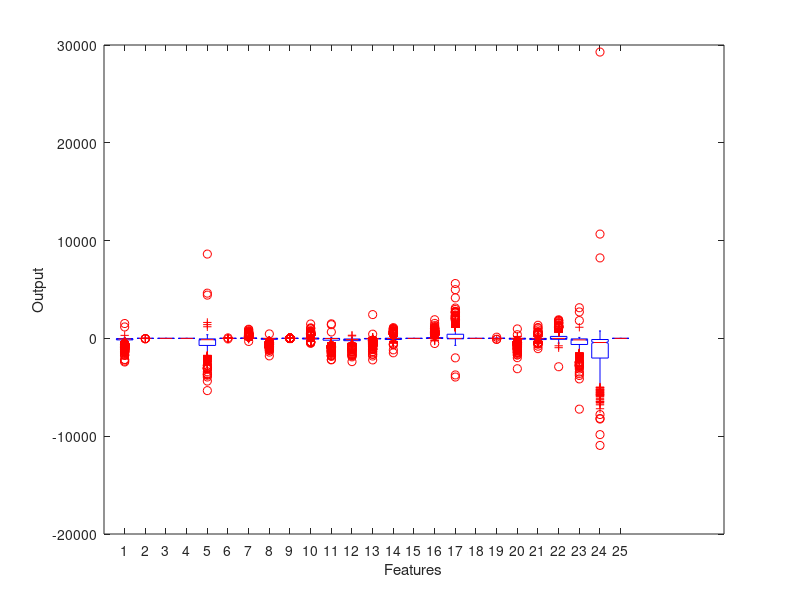

This chart was generated by the following MATLAB code: (Note: this script raises an error after producing the figure.)
% Written by Diego Antognini & Jason Racine, EPFL 2015
% all rights reserved

clear all;
close all;
load('Sydney_classification.mat');

y = y_train;
X = X_train;
N = length(y);

%% Plot of output
f1 = figure;
boxplot(X,'notch','on');
xlabel('Features');
ylabel('Output');
% saveas(f1, 'plots/general/boxplot_unnormalized.jpg');

%% Plot of normalized output
f2 = figure;
boxplot(normalizedData(X),'notch','on');
xlabel('Features');
ylabel('Output');
% saveas(f2, 'plots/general/boxplot_normalized.jpg');

%% Histogram of output
f3 = figure;
histogram(y);
xlabel('Y');
ylabel('Count');
xlim([-1 1]);
% saveas(f3, 'plots/general/histogram.jpg');

%% Plot feature VS Output
for feature=1:size(X,2)
    f = figure;
    plot(X(:,feature),y,'ob');
    ylabel('y');
    xlabel(sprintf('Values of feature %d', feature));
    % saveas(f, sprintf('plots/features/featuresVSOutput/feature%d.jpg', feature));
end

idx = find(y == 1);
for feature=1:size(X,2)
    f = figure;
    plot(X(idx,feature),y(idx),'ob');
    ylabel('y');
    xlabel(sprintf('Values of feature %d', feature));
    % saveas(f, sprintf('plots/features/featuresVSOuputTo1/feature%d.jpg', feature));
end

idx = find(y == -1);
for feature=1:size(X,2)
    f = figure;
    plot(X(idx,feature),y(idx),'ob');
    ylabel('y');
    xlabel(sprintf('Values of feature %d', feature));
    % saveas(f, sprintf('plots/features/featuresVSOuputTo0/feature%d.jpg', feature));
end

%% Plot histogram of each feature
% for feature=1:size(X,2)
%     f = figure;
%     histogram(X(:,feature));
%     xlabel(sprintf('Feature %d', feature));
%     ylabel('Count');
%     % saveas(f, sprintf('plots/features/featuresHistogram/feature%d.jpg', feature));
% end
% 
% idx = find(y == 1);
% for feature=1:size(X,2)
%     f = figure;
%     histogram(X(idx,feature));
%     xlabel(sprintf('Feature %d', feature));
%     ylabel('Count');
%     % saveas(f, sprintf('plots/features/featuresHistogramWhereOutputTo1/feature%d.jpg', feature));
% end
% 
% idx = find(y == -1);
% for feature=1:size(X,2)
%     f = figure;
%     histogram(X(idx,feature));
%     xlabel(sprintf('Feature %d', feature));
%     ylabel('Count');
%     % saveas(f, sprintf('plots/features/featuresHistogramWhereOutputTo0/feature%d.jpg', feature));
% end

% For the report
f = figure;
X_ = normalizedData(X);
subplot(1, 3, 1);
histogram(X_(:,17));
xlabel('First type');
ylabel('Count');
xlim([-5 5]);
set(gca,'fontsize', 18);
set(gca,'LineWidth',2);

subplot(1, 3, 2);
histogram(X_(:,5));
xlabel('Second type');
xlim([-5 5]);
ylabel('Count');
set(gca,'fontsize', 18);
set(gca,'LineWidth',2);

subplot(1, 3, 3);
histogram(X_(:,10));
xlabel('Third type');
ylabel('Count');
set(gca,'fontsize', 18);
xlim([-5 5]);
set(gca,'LineWidth',2);

print(f, '../report/figures/featuresType','-djpeg')

%% Plot histogram of each normalized feature
X_ = normalizedData(X);
for feature=1:size(X,2)
    f = figure;
    histogram(X_(:,feature));
    xlabel(sprintf('Feature %d', feature));
    ylabel('Count');
    % saveas(f, sprintf('plots/features/featuresNormalizedHistogram/feature%d.jpg', feature));
end

%% Plot histogram of each feature where the ouput is 1

idx = find(y == 1);
for feature=1:size(X,2)
    f = figure;
    histogram(X(idx,feature));
    xlabel(sprintf('Feature %d', feature));
    ylabel('Count');
    % saveas(f, sprintf('plots/features/featuresHistogram/feature%d.jpg', feature));
end

%% Plot histogram of each feature without outliers

[y, X, outliers_idx] = preprocess(y, X);
for feature=1:size(X,2)
    f = figure;
    h = histogram(X(:,feature));
    hold on;
    histogram(X(outliers_idx, feature), h.NumBins);
    hold off;
    xlabel(sprintf('Feature %d', feature));
    ylabel('Count');
    % saveas(f, sprintf('plots/features/featuresNormalizedHistogram/feature%d.jpg', feature));
end

%% Show correlation between feature X to Y
f = figure;
corr_features = corr(X,y);
x_domain = 1:1:size(X,2);
plot(x_domain, corr_features, 'ob');
hold on
plot(x_domain, x_domain*0, '-r');
xlabel('Feature i');
ylabel('Correlation between feature i and y');
set(gca,'fontsize', 18);
ylim([-0.5 0.5]);
set(gca, 'YGrid','on');
set(gca,'YTick',-0.5:0.1:0.5);
set(gca,'LineWidth',2)


% saveas(f, sprintf('plots/features/featuresCorrelationOutput.jpg'));
print(f, '../report/figures/correlation','-djpeg')